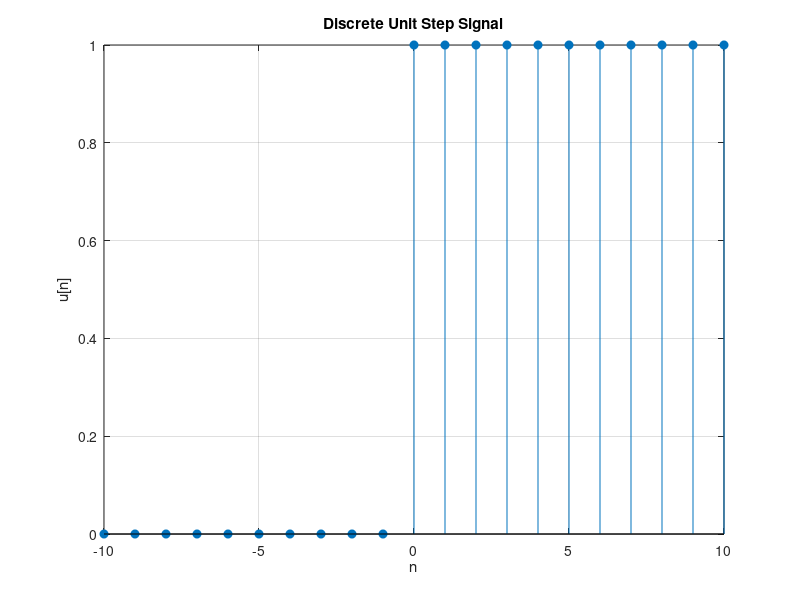

Here is the MATLAB script that generated this plot:
n = -10:10; 
u = (n >= 0); 
stem(n, u, 'filled');
xlabel('n');
ylabel('u[n]');
title('Discrete Unit Step Signal');
grid on;
